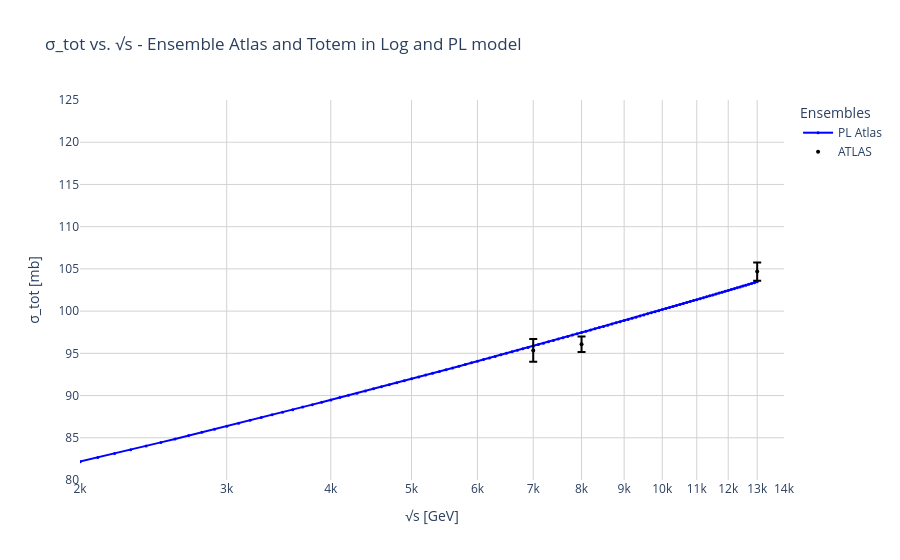

The notebook cell this image was saved under:
### Code cell
# # PLOT BORN SIGMA TOT =============================================================
# # 
# # =============================================================


data_sigma_tot_atlas = pd.read_csv(
    "../../../../data/sigma_tot_2/ensemble_StRh_atlas.dat",
    delim_whitespace=True,
    header=None,
    nrows=70
)

x_sigma_tot_atlas = data_sigma_tot_atlas[0].to_numpy()
y_sigma_tot_atlas = data_sigma_tot_atlas[1].to_numpy()
y_error_sigma_tot_atlas = data_sigma_tot_atlas[2].to_numpy()

lst_born_amp = []

start_sqrt_s = 1
max_sqrt_s = 13010
step = 100

def add_total_trace(fig, x, y, color='red', label='', line_style='solid', legend=True, size = 3, width = 2):
    fig.add_trace(go.Scatter(
        x=x,
        y=y,
        mode='lines+markers',
        line=dict(color=color, width=width, dash=line_style),
        marker=dict(size=size),
        name = label, 
        showlegend=legend
    ))

def get_sigma_tot(epsilon, mg, a1, a2, mg_model):

    lst_sigma_tot = []
    lst_sqrt_s = []

    sqrt_s = start_sqrt_s

    while sqrt_s <= max_sqrt_s:
        def integrand(y, x, mg, a1, a2, m2_func):
            k = sqrt_s * x
            phi = 2 * np.pi * y
            jacobian = 2 * np.pi * sqrt_s

            return k * (T_1(k, 0.0, phi, mg, a1, a2, m2_func) - T_2(k, 0.0, phi, mg, a1, a2, m2_func)) * jacobian
        
        def amp_calculation(diff_T, s, epsilon):
            alpha_pomeron = 1.0 + epsilon
            regge_factor = (s / s0) ** alpha_pomeron
            
            return 1j * 8.0 * regge_factor * diff_T

        s = sqrt_s ** 2

        # integral_value = fixed_quad(
        #     lambda x: fixed_quad(
        #         lambda y: integrand(y, x, mg, a1, a2, mg_model),
        #         0, 1, n=n_points)[0],

        #     0, 1, n=n_points)[0]

        integral_value = full_int(mg, a1, a2, mg_model, 0.0, sqrt_s) 

        born_amp = amp_calculation(integral_value, s, epsilon)
        lst_born_amp.append(born_amp)
        
        lst_sigma_tot.append(sigma_tot(
            amp_calculation(integral_value, s, epsilon), s))
        
        lst_sqrt_s.append(sqrt_s)
        sqrt_s += step
    return lst_sigma_tot, lst_sqrt_s

##-----------------------------------------------------------------------------------------------

sigma_tot_pl_atlas = get_sigma_tot(
    minuit_born.values['eps'],
    minuit_born.values['mg'],
    minuit_born.values['a1'],
    minuit_born.values['a2'],
    m2_pl
)

sigma_tot_pl_atlas_values = sigma_tot_pl_atlas[0]
lst_sqrt_s = sigma_tot_pl_atlas[1]



fig = go.Figure()

add_total_trace(fig, lst_sqrt_s, sigma_tot_pl_atlas_values, color='blue', label='PL Atlas', line_style='solid')

#-----------------------------------------------------------------------------------------------
#----

add_data_trace(fig, x_sigma_tot_atlas, y_sigma_tot_atlas, y_error_sigma_tot_atlas, name='ATLAS', show_label=True, mode='markers')

fig.update_layout(
    title = 'σ_tot vs. √s - Ensemble Atlas and Totem in Log and PL model',
    xaxis=dict(
        title='√s [GeV]',
        type='log',
        range=[np.log10(2000), np.log10(14000)],
    ),
    yaxis=dict(
        title='σ_tot [mb]',
        range=[80, 125]
    ),
    showlegend=True,
    legend=dict(
        title='Ensembles'
    ),
    plot_bgcolor='white',
    hovermode='x unified'
)
    
fig.update_xaxes(gridcolor='lightgray')
fig.update_yaxes(gridcolor='lightgray')

# fig.show(renderer="browser")

### Figure 1 — Plotly figure (JSON) as saved in the notebook; plotly's stock layout.template omitted (floating-point values rounded to 4 significant figures; data arrays with more than 128 entries replaced by an {"elided": "..."} marker saying what was removed)
{"data": [{"line": {"color": "blue", "dash": "solid", "width": 2}, "marker": {"size": 3}, "mode": "lines+markers", "name": "PL Atlas", "showlegend": true, "type": "scatter", "x": {"elided": "131 int values"}, "y": {"elided": "131 float values"}}, {"error_y": {"array": [0.195, 0.195, 0.2141, 0.53, 0.1583, 1.116, 1.116, 1.743, 0.159, 0.2011, 0.8, 0.1594, 1.116, 1.116, 0.58, 0.1598, 0.2022, 0.1604, 1.116, 1.619, 1.215, 0.161, 0.2035, 1.0, 0.162, 0.1627, 0.2339, 0.3, 0.3969, 0.25, 0.7, 0.7, 0.92, 0.55, 1.0, 0.1693, 0.1735, 0.17, 1.2, 0.2133, 0.188, 0.4077, 0.24, 0.8, 0.4, 0.2, 0.6, 0.6199, 0.4, 0.24, 0.4069, 0.8, 0.2638, 0.1723, 0.2, 0.4183, 0.35, 0.4, 0.7, 0.322, 0.4, 0.4464, 0.3177, 0.38, 0.9, 3.5, 2.0, 1.36, 0.92, 1.09], "type": "data", "visible": true}, "marker": {"color": "black", "size": 4}, "mode": "markers", "name": "ATLAS", "showlegend": true, "type": "scatter", "x": [10.25, 10.69, 11.12, 11.46, 11.54, 11.78, 13.63, 13.76, 13.76, 13.76, 13.9, 15.06, 15.19, 16.66, 16.66, 16.83, 16.83, 17.91, 18.01, 18.17, 19.22, 19.42, 19.42, 19.66, 21.26, 22.96, 23.5, 23.5, 23.5, 23.5, 23.5, 23.6, 23.76, 23.76, 23.88, 24.16, 25.29, 26.38, 27.6, 30.6, 30.6, 30.6, 30.6, 30.6, 30.6, 30.7, 30.8, 35.2, 44.7, 44.7, 44.9, 45.2, 52.8, 52.8, 52.8, 52.8, 52.8, 52.9, 53.2, 62.3, 62.4, 62.5, 62.7, 62.7, 62.8, 63.0, 200.0, 7000.0, 8000.0, 13000.0], "y": [38.43, 38.44, 38.65, 36.68, 38.28, 37.6, 37.6, 38.7, 38.46, 38.39, 38.9, 38.58, 37.6, 37.6, 38.47, 38.69, 38.62, 38.83, 37.4, 39.6, 38.5, 38.98, 38.9, 39.0, 39.24, 39.42, 39.65, 39.4, 39.13, 38.8, 38.9, 38.7, 39.21, 40.68, 39.0, 39.59, 39.69, 39.77, 40.6, 40.22, 40.11, 39.91, 40.07, 40.2, 40.1, 40.1, 40.0, 40.42, 41.7, 41.9, 41.89, 42.5, 43.01, 42.38, 42.1, 42.85, 42.71, 42.4, 42.9, 43.55, 43.1, 44.0, 43.82, 42.96, 44.1, 42.2, 51.81, 95.35, 96.07, 104.7]}], "layout": {"hovermode": "x unified", "legend": {"title": {"text": "Ensembles"}}, "plot_bgcolor": "white", "showlegend": true, "title": {"text": "σ_tot vs. √s - Ensemble Atlas and Totem in Log and PL model"}, "xaxis": {"gridcolor": "lightgray", "range": [3.301, 4.146], "title": {"text": "√s [GeV]"}, "type": "log"}, "yaxis": {"gridcolor": "lightgray", "range": [80, 125], "title": {"text": "σ_tot [mb]"}}}}
